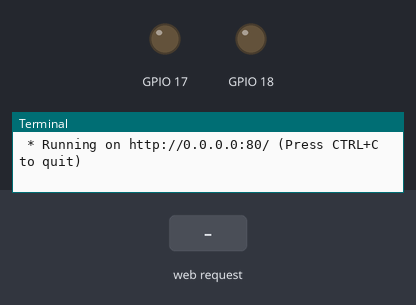
This program was run on a simulated Raspberry Pi (BCM pin numbers). Shown: output pins drawn as LEDs (lit = HIGH), the last lines printed to the terminal. The test bench sets the inputs (shaded band). The clock reads 2024-03-15 10:24:30 at power-on unless the program sets it.

Above: at 1.2 s.
1.3 s: HTTP request for / received with the fields blue=blue
At 1.8 s:
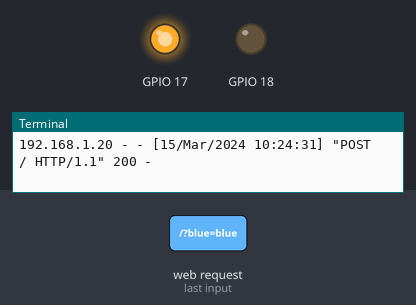
2.8 s: HTTP request for / received with the fields red=blue
At 4.0 s:
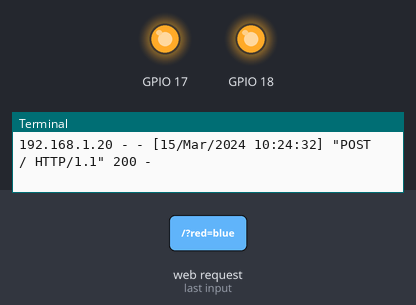
4.3 s: HTTP request for / received with the fields blue=red
At 5.3 s:
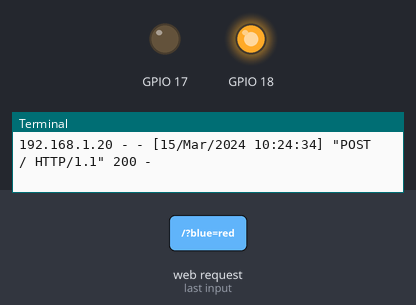
5.8 s: HTTP request for / received with the fields red=red
At 6.4 s:
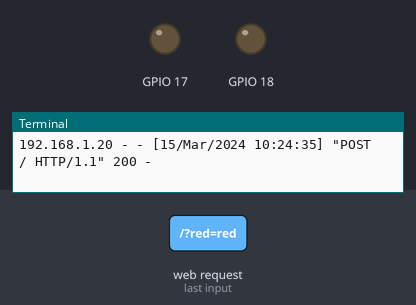
Timing chart, 0 to 8.3 s (numbered marks = the images above; inputs shaded):
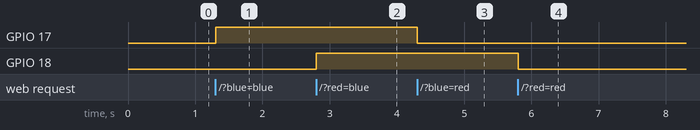

Measured:
- after the input at 1.3 s, GPIO 17: LOW → HIGH at once
- after the input at 2.8 s, GPIO 18: LOW → HIGH at once
- after the input at 4.3 s, GPIO 17: HIGH → LOW at once
- after the input at 5.8 s, GPIO 18: HIGH → LOW at once

The program:

app.py
```python
#Flask/HTML combo program
#Written by David and Miles

from flask import Flask, render_template, request
import RPi.GPIO as GPIO
#imports libraries
GPIO.setwarnings(False)
GPIO.setmode(GPIO.BCM)
GPIO.setup(17,GPIO.OUT)
GPIO.setup(18,GPIO.OUT)
#set up gpio
blueState = False
redState = False
blueMsg = "Blue is Off"
redMsg = "Red is Off" #messages displayed on
app = Flask(__name__) #activate flask

@app.route("/", methods=["GET","POST"])
def index():
	global blueState
	global redState
	global blueMsg
	global redMsg
	global msg
	if request.method == "POST":
		if 'blue' in request.form: #activates/deactivates blue led and changes message to reflect current state
			if blueState == False:
				blueState = True
				GPIO.output(17, GPIO.HIGH)
				blueMsg = "Blue is On"
			else:
				blueState = False
				GPIO.output(17, GPIO.LOW)
				blueMsg = "Blue is Off"
		elif 'red' in request.form: #activates/deactivates red led and changes message to reflect current state
			if redState == False:
                                redState = True
                                GPIO.output(18, GPIO.HIGH)
				redMsg = "Red is On"
                        else:
                                redState = False
                                GPIO.output(18, GPIO.LOW)
				redMsg = "Red is Off"
	else:
		GPIO.output(17,GPIO.LOW)
		GPIO.output(18,GPIO.LOW) #auto deactivates leds
	return render_template("index.html", msg=blueMsg + " and " + redMsg, blueLed=blueState, redLed=redState) #sends messages to html file for outputting to website
if __name__ == "__main__":
	app.run(host="0.0.0.0", port=80)

GPIO.cleanup()
```
